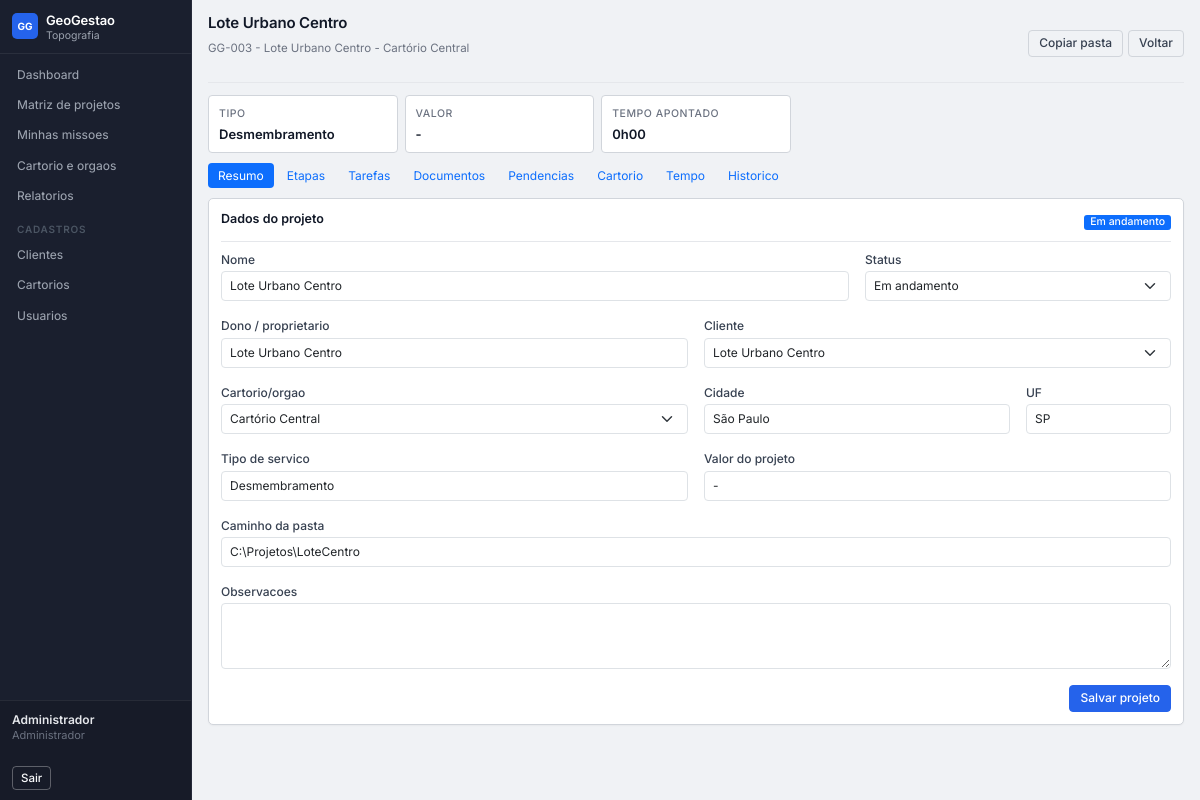
The app's page /project/3 (signed in), older data.
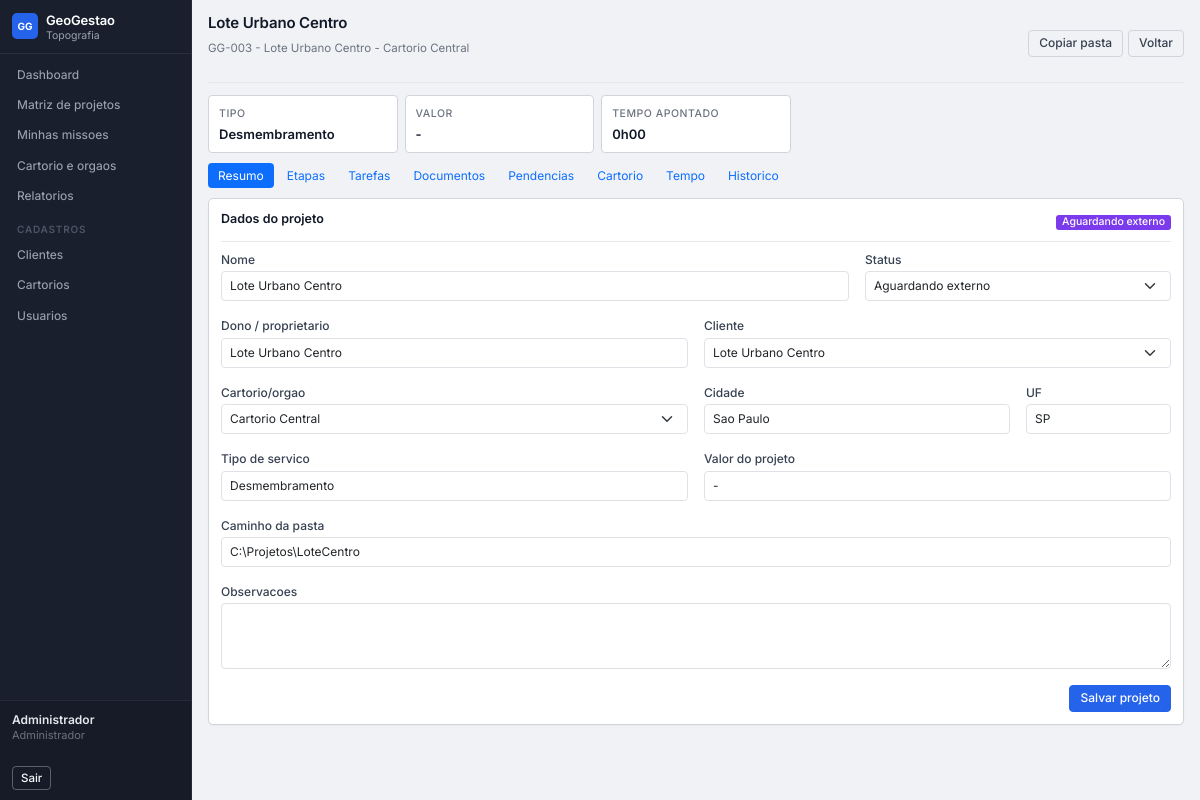
The same page, newer data.
### tables this page shows
CREATE TABLE cartorios (
            id INTEGER PRIMARY KEY AUTOINCREMENT,
            nome TEXT NOT NULL,
            cidade TEXT,
            uf TEXT,
            contato TEXT,
            observacoes TEXT
        );

CREATE TABLE projetos (
            id INTEGER PRIMARY KEY AUTOINCREMENT,
            codigo TEXT NOT NULL,
            nome TEXT NOT NULL,
            proprietario TEXT,
            cliente_id INTEGER,
            cidade TEXT,
            uf TEXT,
            cartorio_id INTEGER,
            tipo_servico TEXT,
            prioridade TEXT,
            status TEXT,
            etapa_atual_id INTEGER,
            prazo_critico TEXT,
            responsavel_geral_id INTEGER,
            caminho_pasta TEXT,
            observacoes TEXT,
            criado_em TEXT,
            atualizado_em TEXT, valor REAL,
            FOREIGN KEY(cliente_id) REFERENCES clientes(id),
            FOREIGN KEY(cartorio_id) REFERENCES cartorios(id),
            FOREIGN KEY(responsavel_geral_id) REFERENCES usuarios(id)
        );

CREATE TABLE clientes (
            id INTEGER PRIMARY KEY AUTOINCREMENT,
            nome TEXT NOT NULL,
            tipo_pessoa TEXT DEFAULT 'fisica',
            cpf_cnpj TEXT,
            telefone TEXT,
            email TEXT,
            inscricao_estadual TEXT,
            endereco TEXT,
            estado_civil TEXT,
            regime_casamento TEXT,
            conjuge_nome TEXT,
            conjuge_cpf_cnpj TEXT,
            conjuge_telefone TEXT,
            conjuge_email TEXT,
            tem_procurador INTEGER NOT NULL DEFAULT 0,
            procurador_nome TEXT,
            procurador_cpf_cnpj TEXT,
            procurador_telefone TEXT,
            procurador_email TEXT,
            procurador_endereco TEXT,
            observacoes TEXT
        );

### app.py (the view)
@app.route("/project/<int:project_id>")
@login_required
def project_detail(project_id):
    refresh_due_statuses()
    project = query_db(
        """
        SELECT p.*, c.nome AS cliente_nome, ct.nome AS cartorio_nome, u.nome AS responsavel_geral_nome
        FROM projetos p
        LEFT JOIN clientes c ON c.id = p.cliente_id
        LEFT JOIN cartorios ct ON ct.id = p.cartorio_id
        LEFT JOIN usuarios u ON u.id = p.responsavel_geral_id
        WHERE p.id = ?
        """,
        (project_id,),
        one=True,
    )
    if not project:
        flash("Projeto nao encontrado.", "danger")
        return redirect(url_for("projects"))
    etapas = load_stage_rows(project_id)
    tarefas = query_db(
        """
        SELECT t.*, u.nome AS responsavel_nome, em.nome AS etapa_nome
        FROM tarefas t
        LEFT JOIN usuarios u ON u.id = t.responsavel_id
        LEFT JOIN projeto_etapas pe ON pe.id = t.projeto_etapa_id
        LEFT JOIN etapas_modelo em ON em.id = pe.etapa_modelo_id
        WHERE t.projeto_id = ?
        ORDER BY
            CASE t.prioridade WHEN 'Alta' THEN 0 WHEN 'Media' THEN 1 WHEN 'Baixa' THEN 2 ELSE 3 END,
            COALESCE(t.prazo, '9999-12-31')
        """,
        (project_id,),
    )
    checklist = query_db(
        """
        SELECT ci.*, u.nome AS concluido_por_nome
        FROM checklist_itens ci
        LEFT JOIN usuarios u ON u.id = ci.concluido_por
        WHERE ci.projeto_etapa_id IN (SELECT id FROM projeto_etapas WHERE projeto_id = ?)
        ORDER BY ci.projeto_etapa_id, ci.id
        """,
        (project_id,),
    )
    checklist_by_stage = {}
    for item in checklist:
        checklist_by_stage.setdefault(item["projeto_etapa_id"], []).append(item)
    exigencias = query_db(
        """
        SELECT e.*, c.nome AS cartorio_nome, u.nome AS responsavel_nome
        FROM exigencias_cartorio e
        LEFT JOIN cartorios c ON c.id = e.cartorio_id
        LEFT JOIN usuarios u ON u.id = e.responsavel_id
        WHERE e.projeto_id = ?
        ORDER BY COALESCE(e.prazo_resposta, '9999-12-31')
        """,
        (project_id,),
    )
    pendencias = query_db(
        """
        SELECT pd.*, em.nome AS etapa_nome, u.nome AS responsavel_nome
        FROM pendencias pd
        LEFT JOIN projeto_etapas pe ON pe.id = pd.etapa_id
        LEFT JOIN etapas_modelo em ON em.id = pe.etapa_modelo_id
        LEFT JOIN usuarios u ON u.id = pd.responsavel_id
        WHERE pd.projeto_id = ?
        ORDER BY
            CASE WHEN lower(pd.status) IN ('resolvida', 'cancelada') THEN 1 ELSE 0 END,
            COALESCE(pd.prazo, '9999-12-31')
        """,
        (project_id,),
    )
    movimentacoes = query_db(
        """
        SELECT m.*, u.nome AS usuario_nome, r.nome AS responsavel_nome
        FROM movimentacoes_etapa m
        LEFT JOIN usuarios u ON u.id = m.usuario_id
        LEFT JOIN usuarios r ON r.id = m.responsavel_id
        WHERE m.projeto_id = ?
        ORDER BY m.criado_em DESC
        """,
        (project_id,),
    )
    time_entries = query_db(
        """
        SELECT a.*, u.nome AS usuario_nome, em.nome AS etapa_nome, t.titulo AS tarefa_titulo
        FROM apontamentos_tempo a
        LEFT JOIN usuarios u ON u.id = a.usuario_id
        LEFT JOIN projeto_etapas pe ON pe.id = a.etapa_id
        LEFT JOIN etapas_modelo em ON em.id = pe.etapa_modelo_id
        LEFT JOIN tarefas t ON t.id = a.tarefa_id
        WHERE a.projeto_id = ?
        ORDER BY a.criado_em DESC
        """,
        (project_id,),
    )
    total_minutes = query_db(
        "SELECT COALESCE(SUM(duracao_minutos), 0) AS total FROM apontamentos_tempo WHERE projeto_id = ?",
        (project_id,),
        one=True,
    )["total"]
    historico = query_db(
        """
        SELECT e.*, u.nome AS usuario_nome
        FROM eventos_historico e
        LEFT JOIN usuarios u ON u.id = e.usuario_id
        WHERE e.projeto_id = ?
        ORDER BY e.criado_em DESC
        """,
        (project_id,),
    )
    return render_template(
        "project_detail.html",
        project=project,
        etapas=etapas,
        tarefas=tarefas,
        checklist_by_stage=checklist_by_stage,
        exigencias=exigencias,
        pendencias=pendencias,
        movimentacoes=movimentacoes,
        time_entries=time_entries,
        total_minutes=total_minutes,
        historico=historico,
        usuarios=query_db("SELECT * FROM usuarios WHERE ativo = 1 ORDER BY nome"),
        clientes=query_db("SELECT * FROM clientes ORDER BY nome"),
        cartorios=query_db("SELECT * FROM cartorios ORDER BY nome"),
    )

### app.py (called while the page is built)
def connect_db():
    db = sqlite3.connect(app.config["DATABASE"])
    db.row_factory = sqlite3.Row
    return db

def get_db():
    db = getattr(g, "_database", None)
    if db is None:
        db = g._database = connect_db()
    return db

@app.teardown_appcontext
def close_connection(exception):
    db = getattr(g, "_database", None)
    if db is not None:
        db.close()

def query_db(query, args=(), one=False):
    cur = get_db().execute(query, args)
    rows = cur.fetchall()
    cur.close()
    return (rows[0] if rows else None) if one else rows

def execute_db(query, args=()):
    db = get_db()
    cur = db.execute(query, args)
    db.commit()
    last_id = cur.lastrowid
    cur.close()
    return last_id

def can_manage():
    user = getattr(g, "user", None)
    return bool(user and user["perfil_acesso"] in ("admin", "coordenador"))

def can_admin():
    user = getattr(g, "user", None)
    return bool(user and user["perfil_acesso"] == "admin")

@app.before_request
def load_logged_user():
    g.user = None
    if "user_id" in session:
        db = get_db()
        g.user = db.execute("SELECT * FROM usuarios WHERE id = ? AND ativo = 1", (session["user_id"],)).fetchone()

### templates/project_detail.html (shortened to what the changed rows need)
{% extends 'base.html' %}
{% block content %}
<div class="page-heading">
    <div>
        <h1>{{ project.nome }}</h1>
        <p>{{ project.codigo }} - {{ project.cliente_nome or 'Sem cliente' }} - {{ project.cartorio_nome or 'Sem cartorio' }}</p>
    </div>
</div>
<section class="project-strip">
    <div>
        <span>Tipo</span>
        <strong>{{ project.tipo_servico or '-' }}</strong>
    </div>
</section>
<div class="tab-content">
    <div class="tab-pane fade show active" id="resumo">
        <section class="panel form-panel">
            <div class="panel-header">
                <h2>Dados do projeto</h2>
                <span class="badge bg-{{ status_meta[project.status|lower].color if project.status|lower in status_meta else 'secondary' }}">{{ project.status }}</span>
            </div>
            <form method="post" action="{{ url_for('project_action', project_id=project.id) }}" class="row g-3">
                <div class="col-md-8">
                    <label class="form-label">Nome</label>
                    <input class="form-control" name="nome" value="{{ project.nome }}" {% if not can_manage() %}readonly{% endif %} />
                </div>
                <div class="col-md-4">
                    <label class="form-label">Status</label>
                    <select class="form-select" name="status" {% if not can_manage() %}disabled{% endif %}>
                        {% for key, info in status_meta.items() %}
                            <option value="{{ key }}" {% if project.status|lower == key %}selected{% endif %}>{{ info.label }}</option>
                        {% endfor %}
                    </select>
                </div>
                <div class="col-md-6">
                    <label class="form-label">Dono / proprietario</label>
                    <input class="form-control" name="proprietario" value="{{ project.proprietario or '' }}" {% if not can_manage() %}readonly{% endif %} />
                </div>
                <div class="col-md-6">
                    <label class="form-label">Cliente</label>
                    <select class="form-select" name="cliente_id" {% if not can_manage() %}disabled{% endif %}>
                        {% for cliente in clientes %}
                            <option value="{{ cliente.id }}" {% if project.cliente_id == cliente.id %}selected{% endif %}>{{ cliente.nome }}</option>
                        {% endfor %}
                    </select>
                </div>
                <div class="col-md-6">
                    <label class="form-label">Cartorio/orgao</label>
                    <select class="form-select" name="cartorio_id" {% if not can_manage() %}disabled{% endif %}>
                        {% for cartorio in cartorios %}
                            <option value="{{ cartorio.id }}" {% if project.cartorio_id == cartorio.id %}selected{% endif %}>{{ cartorio.nome }}</option>
                        {% endfor %}
                    </select>
                </div>
                <div class="col-md-4">
                    <label class="form-label">Cidade</label>
                    <input class="form-control" name="cidade" value="{{ project.cidade or '' }}" {% if not can_manage() %}readonly{% endif %} />
                </div>
                <div class="col-md-2">
                    <label class="form-label">UF</label>
                    <input class="form-control" name="uf" value="{{ project.uf or '' }}" {% if not can_manage() %}readonly{% endif %} />
                </div>
                <div class="col-md-6">
                    <label class="form-label">Tipo de servico</label>
                    <input class="form-control" name="tipo_servico" value="{{ project.tipo_servico or '' }}" {% if not can_manage() %}readonly{% endif %} />
                </div>
                <div class="col-12">
                    <label class="form-label">Caminho da pasta</label>
                    <input class="form-control" name="caminho_pasta" value="{{ project.caminho_pasta or '' }}" {% if not can_manage() %}readonly{% endif %} />
                </div>
            </form>
        </section>
    </div>
</div>
{% endblock %}

Row changes from the older to the newer data that the page shows:
changed projetos "Lote Urbano Centro": status "Em andamento" → "Aguardando externo"; cartorio_id "Cartório Central" → "Cartorio Central"; cidade "São Paulo" → "Sao Paulo"
changed cartorios: nome "Cartório Central" → "Cartorio Central"
